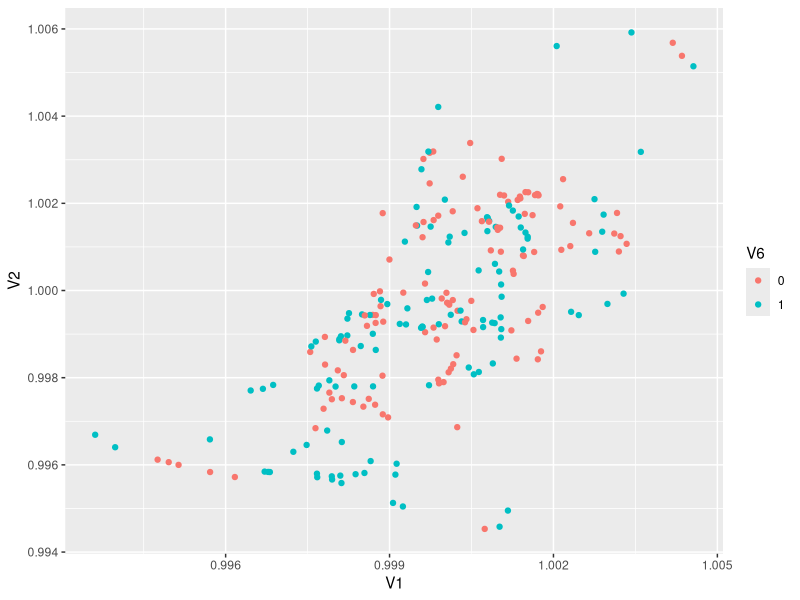
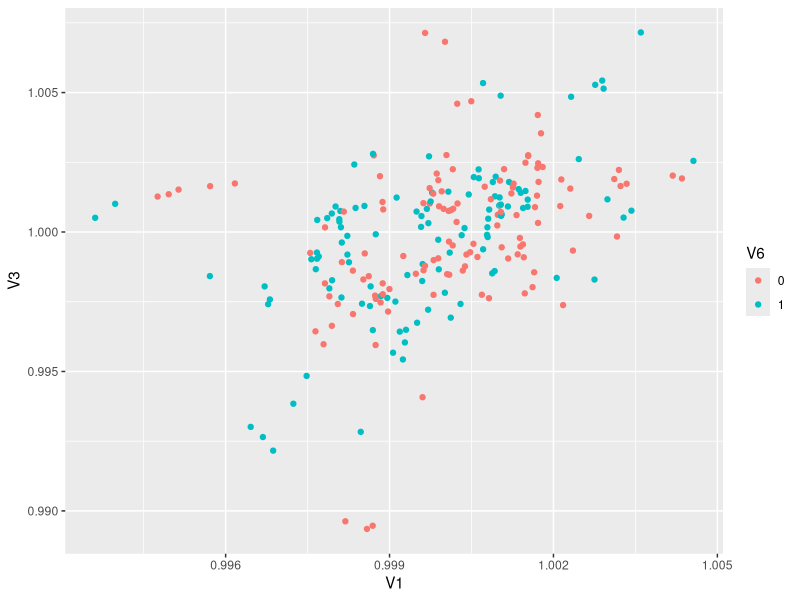
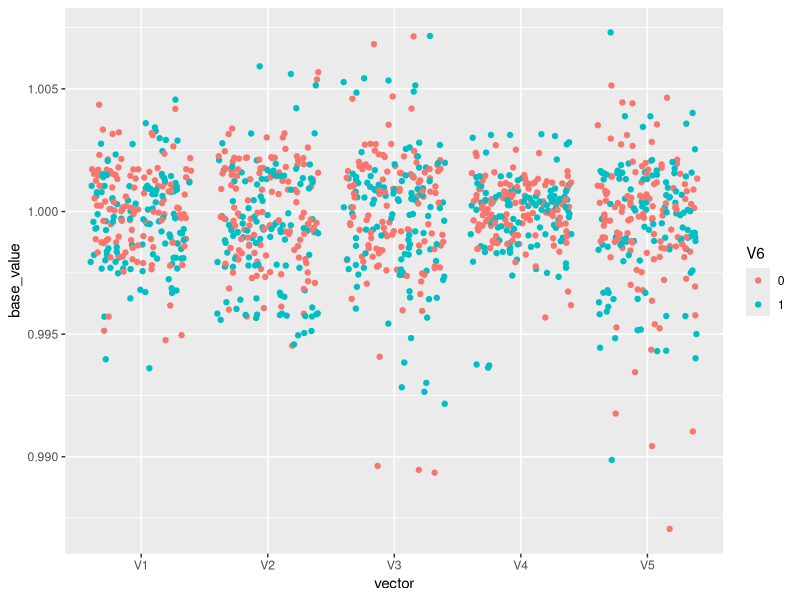
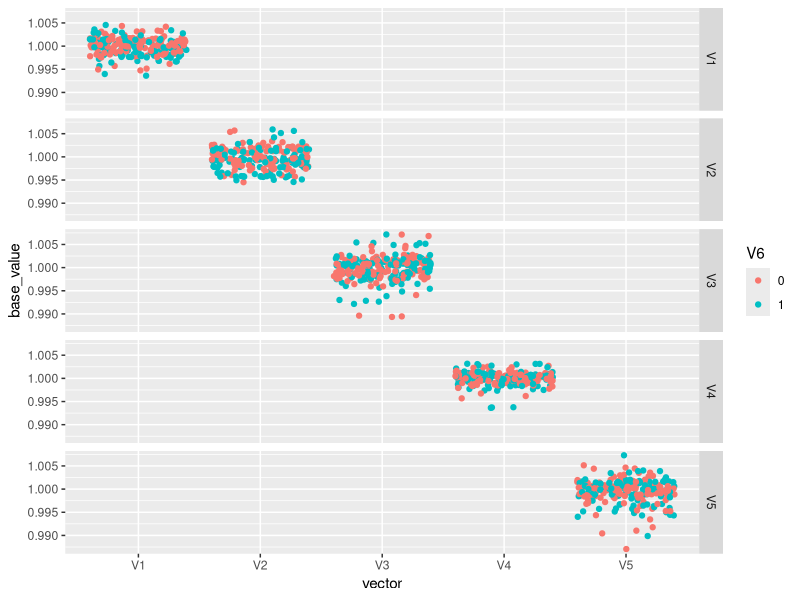
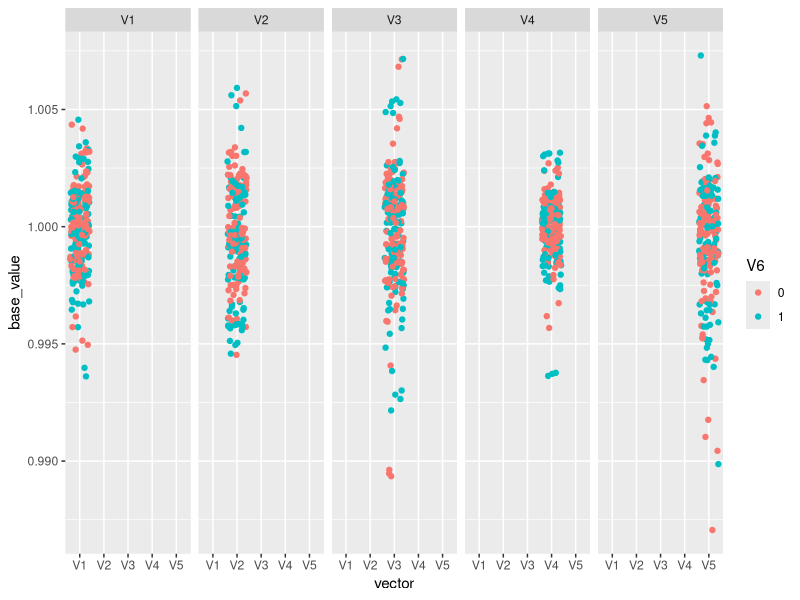
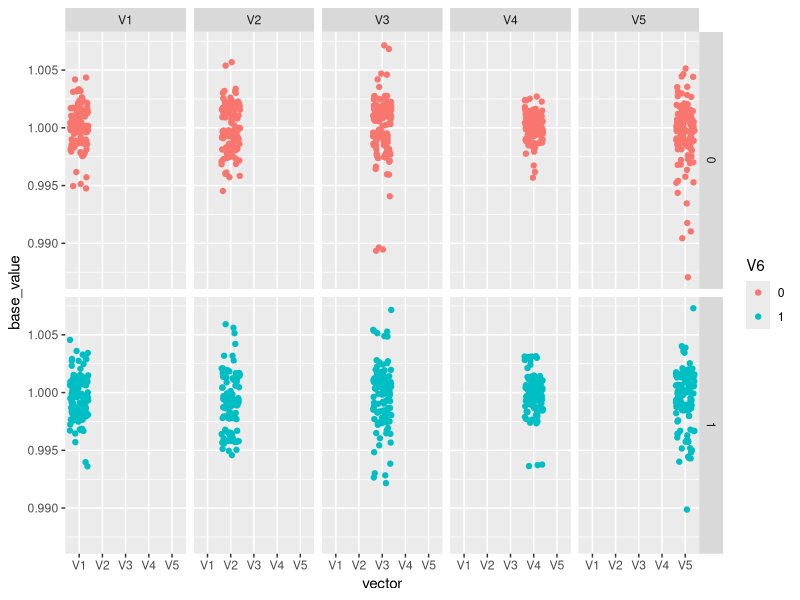

These charts were generated, in order, by the following R code:
## read dat file into R
# use library
library(tidyverse)
# read binary file
base_buy <- readBin("test_data/Buy_Position8132102.dat",what = "double",n = 60000, endian = "little") %>% 
  # convert vector to matrix
  matrix(ncol = 6, byrow = TRUE) %>%
  # convert to dataframe
  as.data.frame()

nrow(base_buy)

base_buy$V6 <- as.factor(base_buy$V6)

## explore this data visually
# one vector over another one
ggplot(base_buy, aes(V1, V2, col = V6))+geom_point()
ggplot(base_buy, aes(V1, V3, col = V6))+geom_point()

# make this data as long format
base_buy_long <- base_buy %>% gather(key = "vector", value = "base_value", -V6)
# visualize it
ggplot(base_buy_long, aes(x = vector, y = base_value, col = V6))+geom_jitter()
# with facets
ggplot(base_buy_long, aes(x = vector, y = base_value, col = V6))+geom_jitter()+facet_grid(vector ~ .)
# probably better ones
ggplot(base_buy_long, aes(x = vector, y = base_value, col = V6))+geom_jitter()+facet_grid(.~ vector)
ggplot(base_buy_long, aes(x = vector, y = base_value, col = V6))+geom_jitter()+facet_grid(V6 ~ vector)


library(caret)

# Create index to split based on labels  
index <- createDataPartition(base_buy$V6, p=0.75, list=FALSE)

# Subset training set with index
d.training <- base_buy[index,]

# Subset test set with index
d.test <- base_buy[-index,]

# Train a model 
model_knn <- train(x = d.training[ , 1:5],
                   y = d.training[ , 6],
                   method = 'knn')


# Predict the probabilities (newdata should come from new observations)
predict_prob <- predict(object = model_knn, type = "prob", newdata = d.test[,1:5])

# Predict the classes
predict_class <- predict(object = model_knn, type = "raw", newdata = d.test[,1:5])

# Evaluate the predictions
table(predict_class)
table(d.test$V6)
# Confusion matrix 
confusionMatrix(predict_class,d.test[,6])

##  how to return probability using our model?
# A my new observation
new_obs <- d.test[1, 1:5]
# my probability value
win_buy <- predict(object = model_knn, type = "prob", newdata = new_obs)
